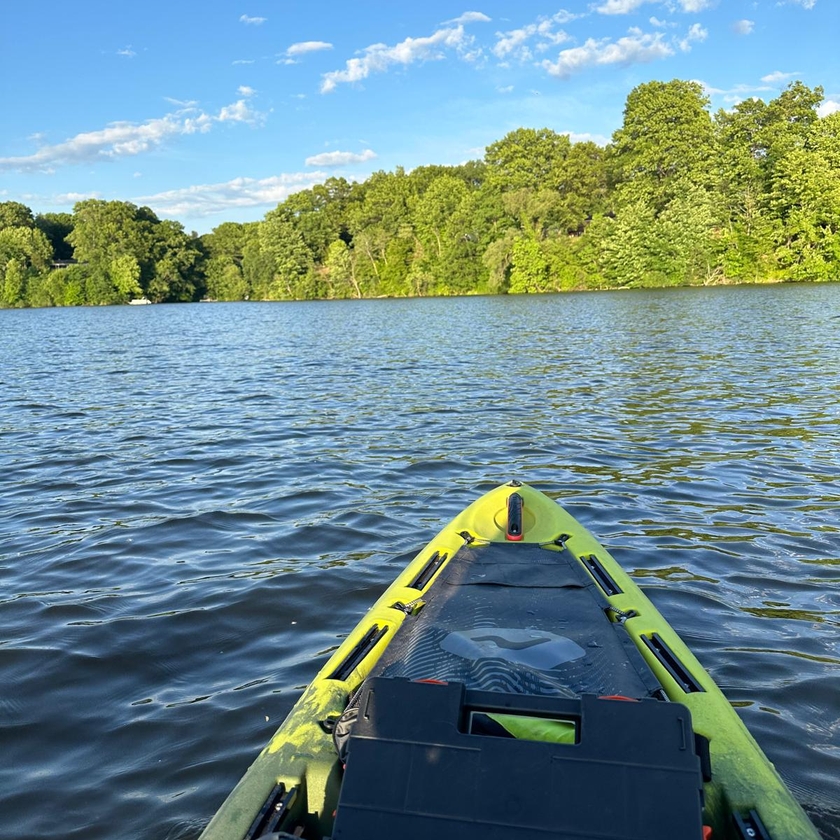
#> input picture Text and Media Analytics/images/kayak.png, 840 x 840 px, shrunk from 1200 x 1200 before the run
$ jupyter execute image-histograms-and-equalization.ipynb
#> lines starting #> are read from the running program, lines starting #| are printed output that depends on the picture
# Histogram and equalization

A histogram is a column or line chart that represents the distribution of pixel values in an image. It shows the number of lighter pixels (close to 255) and the number of darker pixels (close to 0).

[cell 1]
import cv2
import matplotlib.pyplot as plt
import numpy as np

[cell 2]
image = cv2.imread('images/kayak.png')
#> image is the input picture: shape (840, 840, 3); mean B, G, R 142.3, 140.5, 110.4

[cell 3]
rgbImage = cv2.cvtColor(image, cv2.COLOR_BGR2RGB)
plt.imshow(rgbImage)
plt.show()

[cell 4]
grayImage = cv2.cvtColor(image, cv2.COLOR_BGR2GRAY)
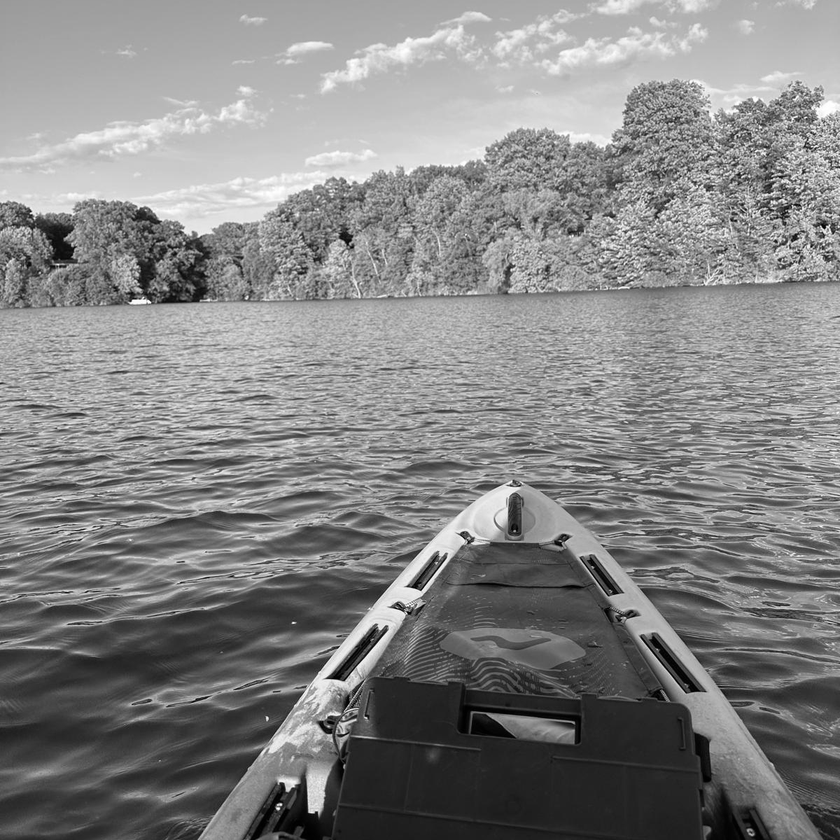
#> grayImage: shape (840, 840); min 0, max 255, mean 131.7
plt.imshow(grayImage, cmap ='gray')
plt.show()

### Histogram calculation
See https://docs.opencv.org/3.4/d8/dbc/tutorial_histogram_calculation.html

b_hist = cv2.calcHist([img], channels=[0], mask=None, histSize=[256], ranges=[0,256])

b_hist = cv.calcHist([bgr_image], [0], None, [histSize], histRange) <br>
g_hist = cv.calcHist([bgr_image], [1], None, [histSize], histRange) <br>
r_hist = cv.calcHist([bgr_image], [2], None, [histSize], histRange) <br>

#### Histogram for gray images

[cell 5]
hist = cv2.calcHist([grayImage], channels=[0], mask = None, histSize=[256], ranges= [0,256])
#> hist = 256 values, max 6919 at index 35, min 9 at index 255, mean 2756.2

[cell 6]
plt.figure()
plt.xlabel('Pixel Value')
plt.ylabel('Frequency')
plt.title('Histogram for gray channel')
plt.plot(hist)
plt.xlim([0,255])
plt.show()
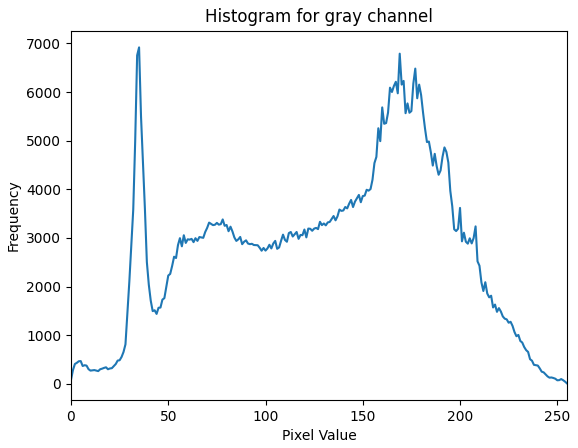
#> figure drawn by matplotlib, 1 panel; curve peaks at x = 35, y = 6919

#### Histogram of color images

[cell 7]
rHist = cv2.calcHist([rgbImage], channels=[0], mask = None, histSize=[256], ranges= [0,256])
#> rHist = 256 values, max 6886 at index 17, min 184 at index 254, mean 2756.2
gHist = cv2.calcHist([rgbImage], channels=[1], mask = None, histSize=[256], ranges= [0,256])
#> gHist = 256 values, max 6918 at index 39, min 193 at index 14, mean 2756.2
bHist = cv2.calcHist([rgbImage], channels=[2], mask = None, histSize=[256], ranges= [0,256])
#> bHist = 256 values, max 22189 at index 255, min 453 at index 2, mean 2756.2

[cell 8]
plt.plot(bHist, color='blue')
plt.plot(gHist, color='green')
plt.plot(rHist, color='red')

plt.xlim([0,256])
plt.xlabel('Pixel Value')
plt.ylabel('Frequency')
plt.title('Histogram for Blue, Green, and Red Channels')
plt.show()
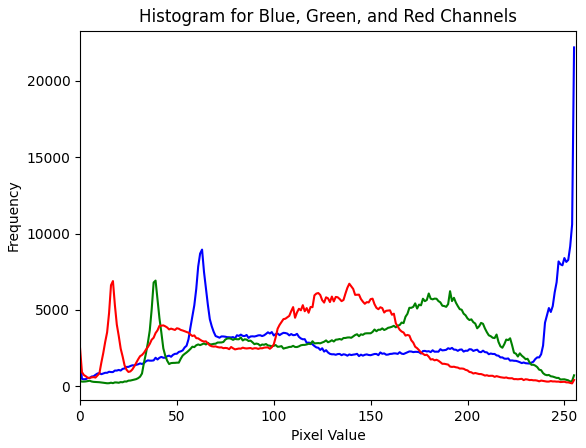
#> figure drawn by matplotlib, 1 panel; curve peaks at x = 255, y = 22189; curve peaks at x = 39, y = 6918; curve peaks at x = 17, y = 6886

# Histogram equalization

Histogram equalization is an image processing technique that adjusts the contrast of an image by redistributing the pixel intensity values. <br>
Histogram equalization can improve the contrast of low-contrast images, making details more visible. For example, in a medical X-ray image, equalization can help highlight details of bones or soft tissues that are crucial for an accurate diagnosis.

[cell 9]
from skimage import data
camera = data.camera()
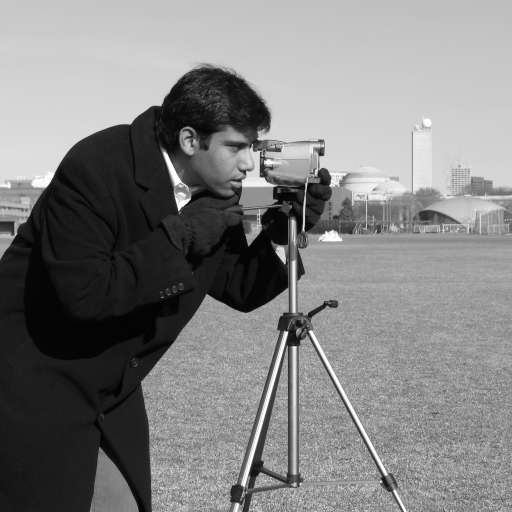
#> input picture skimage.data.camera(), 512 x 512 px
#> camera is the input picture: shape (512, 512); min 0, max 255, mean 129.1

[cell 10]
plt.imshow(camera, cmap = "gray")
plt.show()

[cell 11]
hist = cv2.calcHist([camera], channels=[0], mask = None, histSize=[256], ranges= [0,256])
#> hist = 256 values, max 4957 at index 27, min 1 at index 0, mean 1024

[cell 12]
plt.xlabel('Pixel Value')
plt.ylabel('Frequency')
plt.title('Histogram for gray channel')
plt.plot(hist)
plt.xlim([0,256])
plt.show()
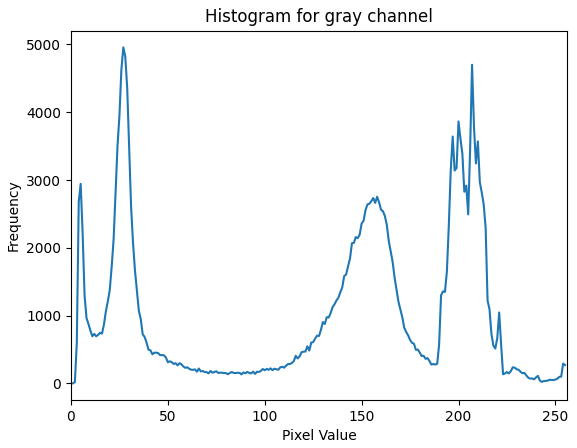
#> figure drawn by matplotlib, 1 panel; curve peaks at x = 27, y = 4957

[cell 13]
camera_eq = cv2.equalizeHist(camera)
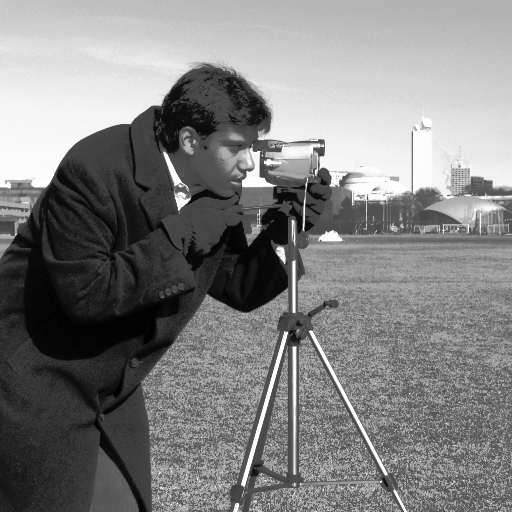
#> camera_eq: shape (512, 512); min 0, max 255, mean 128.6
hist = cv2.calcHist([camera_eq], channels=[0], mask = None, histSize=[256], ranges= [0,256])
#> hist = 256 values, max 4957 at index 44, min 0 at index 2, mean 1024

[cell 14]
plt.xlabel('Pixel Value')
plt.ylabel('Frequency')
plt.title('Histogram for gray channel')
plt.plot(hist)
plt.xlim([0,256])
plt.show()
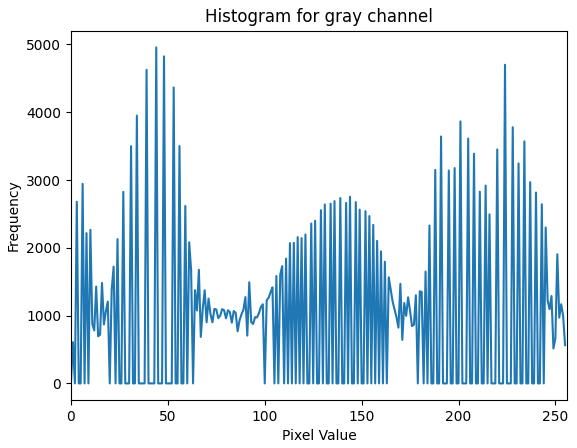
#> figure drawn by matplotlib, 1 panel; curve peaks at x = 44, y = 4957

$ run again, with Text and Media Analytics/images/Emotions.png copied over Text and Media Analytics/images/kayak.png
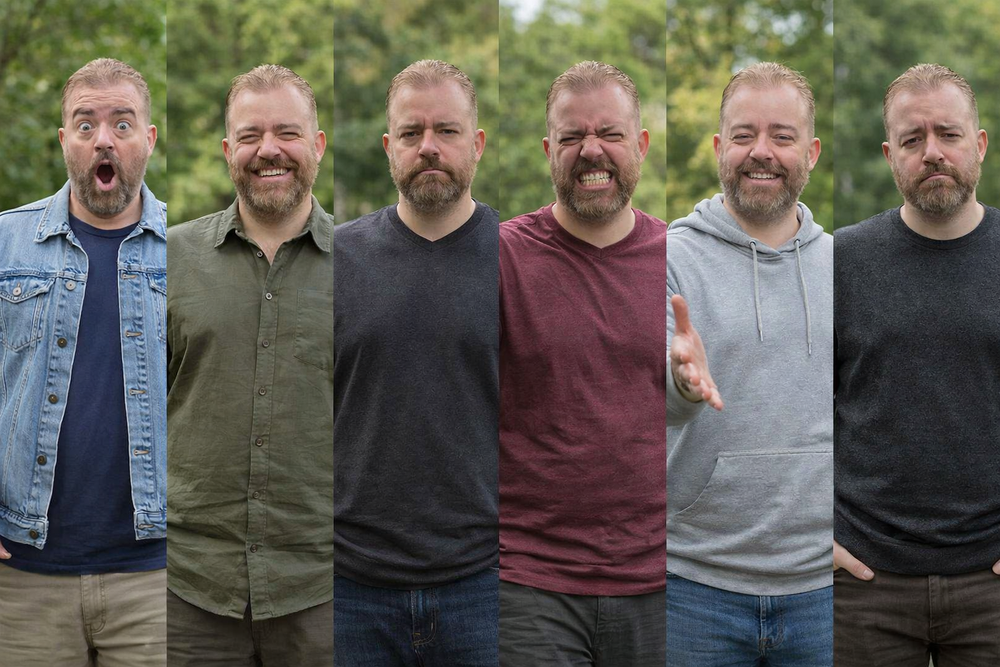
#> input picture Text and Media Analytics/images/Emotions.png, 1000 x 667 px, shrunk from 1536 x 1024 before the run
#> image is the input picture: shape (667, 1000, 3); mean B, G, R 82.8, 91.1, 94.4
#> `hist = cv2.calcHist([grayImage], channels=[0], mask = None, histSize=[..`: hist = 256 values, max 6823 at index 40, min 0 at index 251, mean 2605.5
#> `plt.show()`:
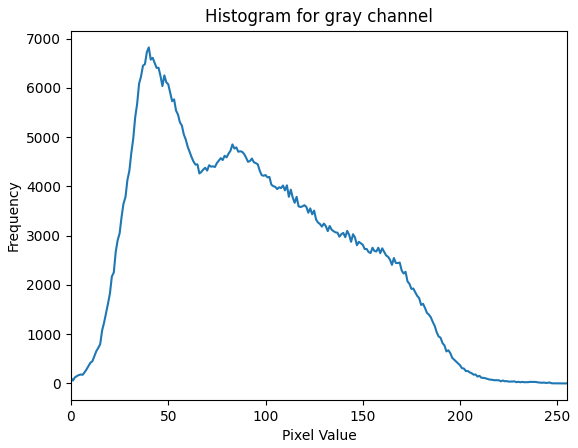
#> figure drawn by matplotlib, 1 panel; curve peaks at x = 40, y = 6823
#> rHist = 256 values, max 6453 at index 42, min 1 at index 250, mean 2605.5
#> gHist = 256 values, max 7475 at index 41, min 0 at index 253, mean 2605.5
#> bHist = 256 values, max 8319 at index 65, min 0 at index 254, mean 2605.5
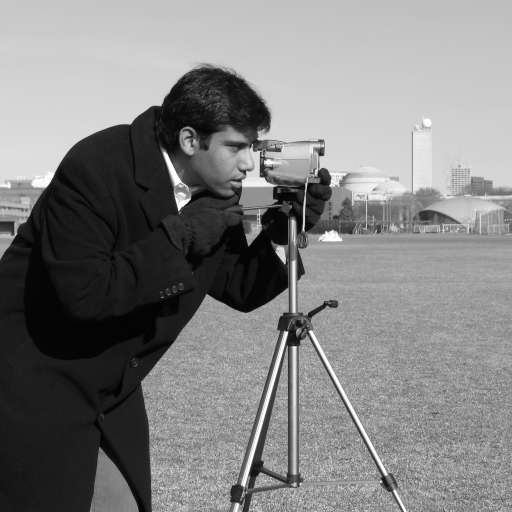
#> input picture skimage.data.camera(), 512 x 512 px
#> camera is the input picture: shape (512, 512); min 0, max 255, mean 129.1
#> `hist = cv2.calcHist([camera], channels=[0], mask = None, histSize=[256..`: hist = 256 values, max 4957 at index 27, min 1 at index 0, mean 1024
#> `hist = cv2.calcHist([camera_eq], channels=[0], mask = None, histSize=[..`: hist = 256 values, max 4957 at index 44, min 0 at index 2, mean 1024

$ run again, with Text and Media Analytics/images/science.png copied over Text and Media Analytics/images/kayak.png
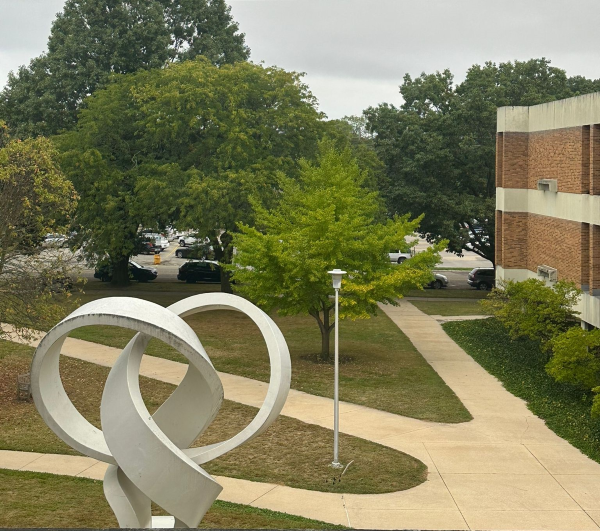
#> input picture Text and Media Analytics/images/science.png, 600 x 531 px
#> image is the input picture: shape (531, 600, 3); mean B, G, R 92.8, 126.2, 128
#> `hist = cv2.calcHist([grayImage], channels=[0], mask = None, histSize=[..`: hist = 256 values, max 5354 at index 213, min 0 at index 0, mean 1244.5
#> `plt.show()`:
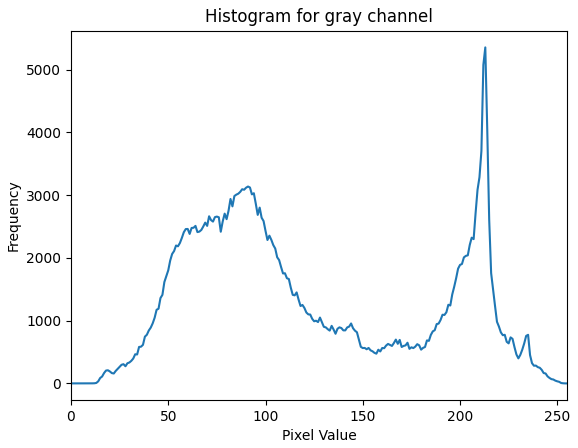
#> figure drawn by matplotlib, 1 panel; curve peaks at x = 213, y = 5354
#> rHist = 256 values, max 5157 at index 212, min 0 at index 0, mean 1244.5
#> gHist = 256 values, max 4684 at index 214, min 0 at index 0, mean 1244.5
#> bHist = 256 values, max 4399 at index 211, min 0 at index 251, mean 1244.5
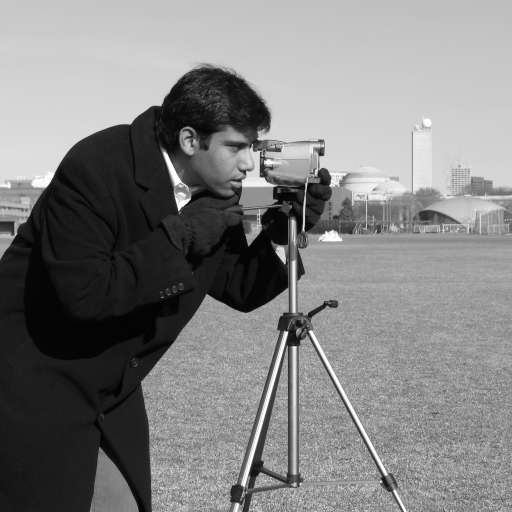
#> input picture skimage.data.camera(), 512 x 512 px
#> camera is the input picture: shape (512, 512); min 0, max 255, mean 129.1
#> `hist = cv2.calcHist([camera], channels=[0], mask = None, histSize=[256..`: hist = 256 values, max 4957 at index 27, min 1 at index 0, mean 1024
#> `hist = cv2.calcHist([camera_eq], channels=[0], mask = None, histSize=[..`: hist = 256 values, max 4957 at index 44, min 0 at index 2, mean 1024
